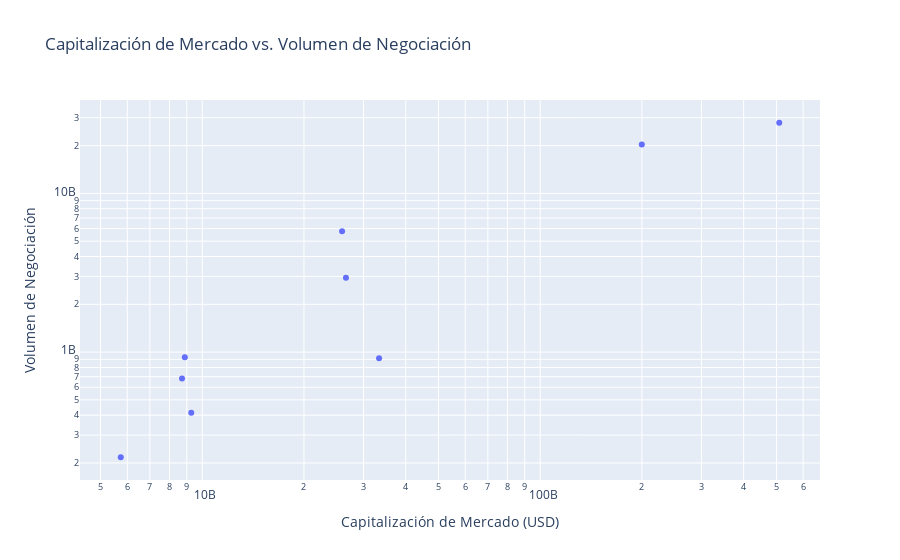

The notebook cell this image was saved under:
### Code cell
# Grafiación de la correlación de los datos de las columnas 'market_cap' y 'total_volume'

fig = px.scatter(coinsMktDataByIds, x="market_cap", y="total_volume", hover_name="name",
                 title="Capitalización de Mercado vs. Volumen de Negociación",
                 labels={"market_cap": "Capitalización de Mercado (USD)",
                         "total_volume": "Volumen de Negociación"})

fig.update_layout(xaxis_type="log", yaxis_type="log")
fig.show()

### Figure 1 — Plotly figure (JSON) as saved in the notebook; plotly's stock layout.template omitted (floating-point values rounded to 4 significant figures)
{"data": [{"hovertemplate": "<b>%{hovertext}</b><br><br>Capitalización de Mercado (USD)=%{x}<br>Volumen de Negociación=%{y}<extra></extra>", "hovertext": ["Bitcoin", "Ethereum", "BNB", "XRP", "USD Coin", "Cardano", "Dogecoin", "Solana", "Polkadot"], "legendgroup": "", "marker": {"color": "#636efa", "symbol": "circle"}, "mode": "markers", "name": "", "orientation": "v", "showlegend": false, "type": "scatter", "x": [509757376193, 199829294944, 33354855873, 26620219415, 25928335905, 9278557873, 8880717356, 8713251820, 5739207793], "xaxis": "x", "y": [27870778833, 20317732488, 913187687, 2945255492, 5767633664, 415098293, 928886803, 680657541, 217390947], "yaxis": "y"}], "layout": {"legend": {"tracegroupgap": 0}, "title": {"text": "Capitalización de Mercado vs. Volumen de Negociación"}, "xaxis": {"anchor": "y", "domain": [0, 1], "title": {"text": "Capitalización de Mercado (USD)"}, "type": "log"}, "yaxis": {"anchor": "x", "domain": [0, 1], "title": {"text": "Volumen de Negociación"}, "type": "log"}}}
